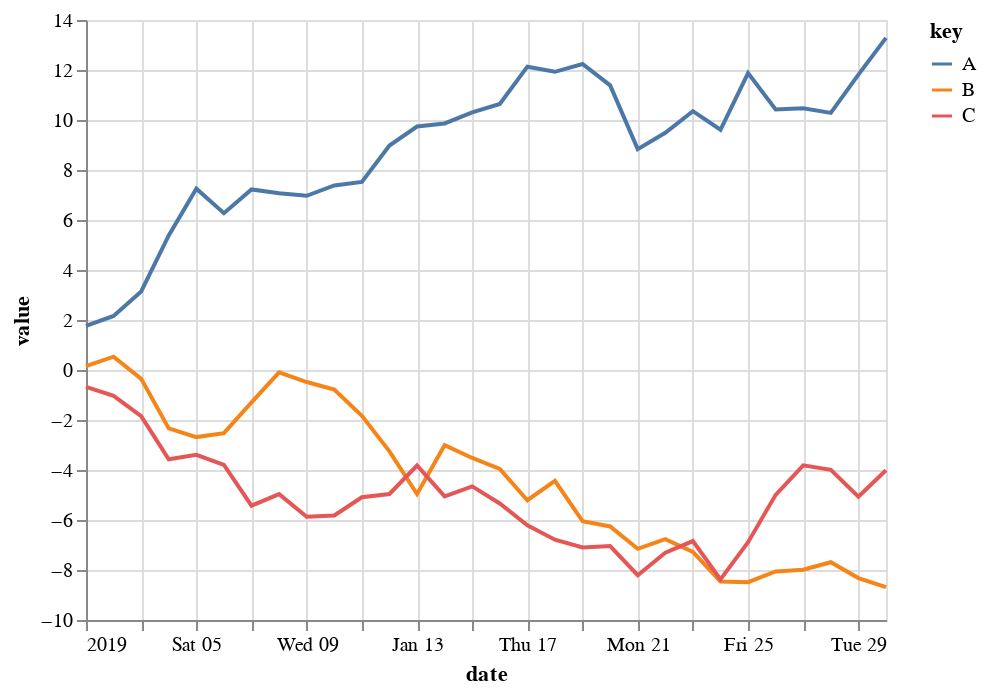

Notebook code for this chart:
### Markdown cell above
* [Fold transform](https://altair-viz.github.io/user_guide/transform/fold.html#user-guide-fold-transform)- similar to pivot_longer in r or pivot in pandas.

### Code cell
import numpy as np
import pandas as pd
import altair as alt

rand = np.random.RandomState(0)
data = pd.DataFrame({
    'date': pd.date_range('2019-01-01', freq='D', periods=30),
    'A': rand.randn(30).cumsum(),
    'B': rand.randn(30).cumsum(),
    'C': rand.randn(30).cumsum(),
})

alt.Chart(data).transform_fold(
    ['A', 'B', 'C'],
).mark_line().encode(
    x='date:T',
    y='value:Q',
    color='key:N'
)

### Figure 1 — Vega-Lite specification as saved in the notebook (floating-point values rounded to 4 significant figures)
{"config": {"view": {"continuousWidth": 400, "continuousHeight": 300}}, "data": {"name": "data-323bee835559f9f913139f56468205ce"}, "mark": "line", "encoding": {"color": {"type": "nominal", "field": "key"}, "x": {"type": "temporal", "field": "date"}, "y": {"type": "quantitative", "field": "value"}}, "transform": [{"fold": ["A", "B", "C"]}], "$schema": "https://vega.github.io/schema/vega-lite/v4.8.1.json", "datasets": {"data-323bee835559f9f913139f56468205ce": [{"date": "2019-01-01T00:00:00", "A": 1.764, "B": 0.1549, "C": -0.6725}, {"date": "2019-01-02T00:00:00", "A": 2.164, "B": 0.5331, "C": -1.032}, {"date": "2019-01-03T00:00:00", "A": 3.143, "B": -0.3547, "C": -1.845}, {"date": "2019-01-04T00:00:00", "A": 5.384, "B": -2.335, "C": -3.571}, {"date": "2019-01-05T00:00:00", "A": 7.251, "B": -2.683, "C": -3.394}, {"date": "2019-01-06T00:00:00", "A": 6.274, "B": -2.527, "C": -3.796}, {"date": "2019-01-07T00:00:00", "A": 7.224, "B": -1.297, "C": -5.426}, {"date": "2019-01-08T00:00:00", "A": 7.073, "B": -0.09436, "C": -4.963}, {"date": "2019-01-09T00:00:00", "A": 6.97, "B": -0.4817, "C": -5.871}, {"date": "2019-01-10T00:00:00", "A": 7.38, "B": -0.784, "C": -5.819}, {"date": "2019-01-11T00:00:00", "A": 7.524, "B": -1.833, "C": -5.089}, {"date": "2019-01-12T00:00:00", "A": 8.979, "B": -3.253, "C": -4.96}, {"date": "2019-01-13T00:00:00", "A": 9.74, "B": -4.959, "C": -3.821}, {"date": "2019-01-14T00:00:00", "A": 9.861, "B": -3.008, "C": -5.056}, {"date": "2019-01-15T00:00:00", "A": 10.31, "B": -3.518, "C": -4.654}, {"date": "2019-01-16T00:00:00", "A": 10.64, "B": -3.956, "C": -5.338}, {"date": "2019-01-17T00:00:00", "A": 12.13, "B": -5.209, "C": -6.209}, {"date": "2019-01-18T00:00:00", "A": 11.93, "B": -4.431, "C": -6.788}, {"date": "2019-01-19T00:00:00", "A": 12.24, "B": -6.045, "C": -7.1}, {"date": "2019-01-20T00:00:00", "A": 11.39, "B": -6.258, "C": -7.043}, {"date": "2019-01-21T00:00:00", "A": 8.834, "B": -7.153, "C": -8.209}, {"date": "2019-01-22T00:00:00", "A": 9.487, "B": -6.766, "C": -7.308}, {"date": "2019-01-23T00:00:00", "A": 10.35, "B": -7.277, "C": -6.842}, {"date": "2019-01-24T00:00:00", "A": 9.61, "B": -8.458, "C": -8.378}, {"date": "2019-01-25T00:00:00", "A": 11.88, "B": -8.486, "C": -6.89}, {"date": "2019-01-26T00:00:00", "A": 10.42, "B": -8.058, "C": -4.994}, {"date": "2019-01-27T00:00:00", "A": 10.47, "B": -7.991, "C": -3.815}, {"date": "2019-01-28T00:00:00", "A": 10.28, "B": -7.689, "C": -3.995}, {"date": "2019-01-29T00:00:00", "A": 11.82, "B": -8.323, "C": -5.066}, {"date": "2019-01-30T00:00:00", "A": 13.29, "B": -8.686, "C": -4.012}]}}
